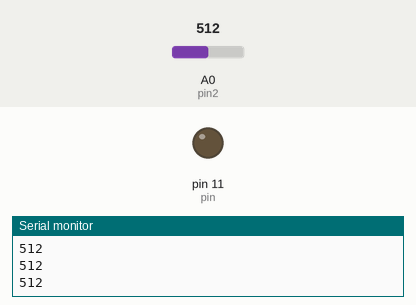
Bench run of a sketch on a simulated Arduino Uno, built with avr-gcc and run on an emulated ATmega328P. On the bench: output pins drawn as LEDs (lit = HIGH), the last lines printed to the serial monitor. Inputs (shaded band) come from the test bench; at power-on: A0 (pin2) = 512.

Above: at 1.2 s.
1.3 s: A0 (pin2) set to 1010
At 2.1 s:
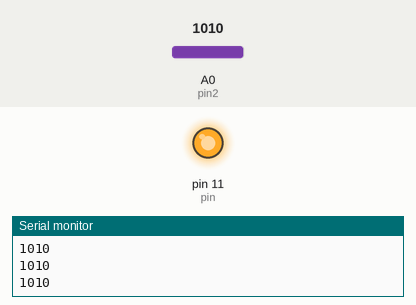
2.8 s: A0 (pin2) set to 990
At 3.3 s:
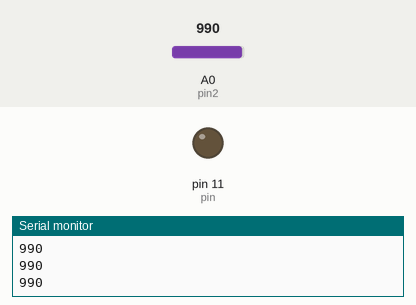
4.3 s: A0 (pin2) set to 1023
At 5.6 s:
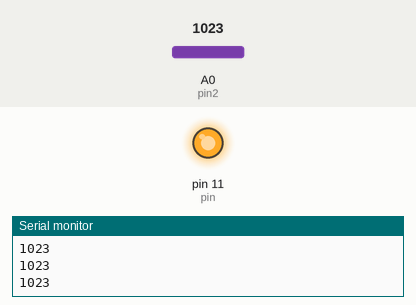
Timing chart, 0 to 7.3 s (numbered marks = the images above; inputs shaded):
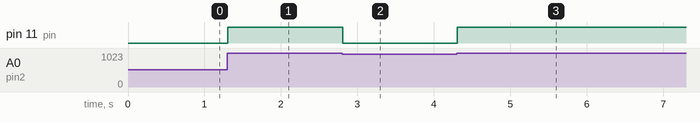

The sketch:

Tutorial__12__Buzzer.ino
```cpp
int pin=11;
int pin2=A0;
int myNumber;
String msg1="Please give as an intiger";
int wait =500;
int readVal;
void setup()
{
 Serial.begin(9600);
 pinMode(pin, OUTPUT);
 pinMode(pin2, INPUT);

}

void loop()
{
  readVal= analogRead(pin2);
  Serial.println(readVal);
 if(readVal>=1000)
{
  digitalWrite(pin, HIGH);

}
 if(1000>=readVal)
{
  digitalWrite(pin, LOW);

}

}
```

Measured:
- after the input at 1.3 s, pin 11 (pin): LOW → HIGH at once
- after the input at 2.8 s, pin 11 (pin): HIGH → LOW at once
- after the input at 4.3 s, pin 11 (pin): LOW → HIGH at once
